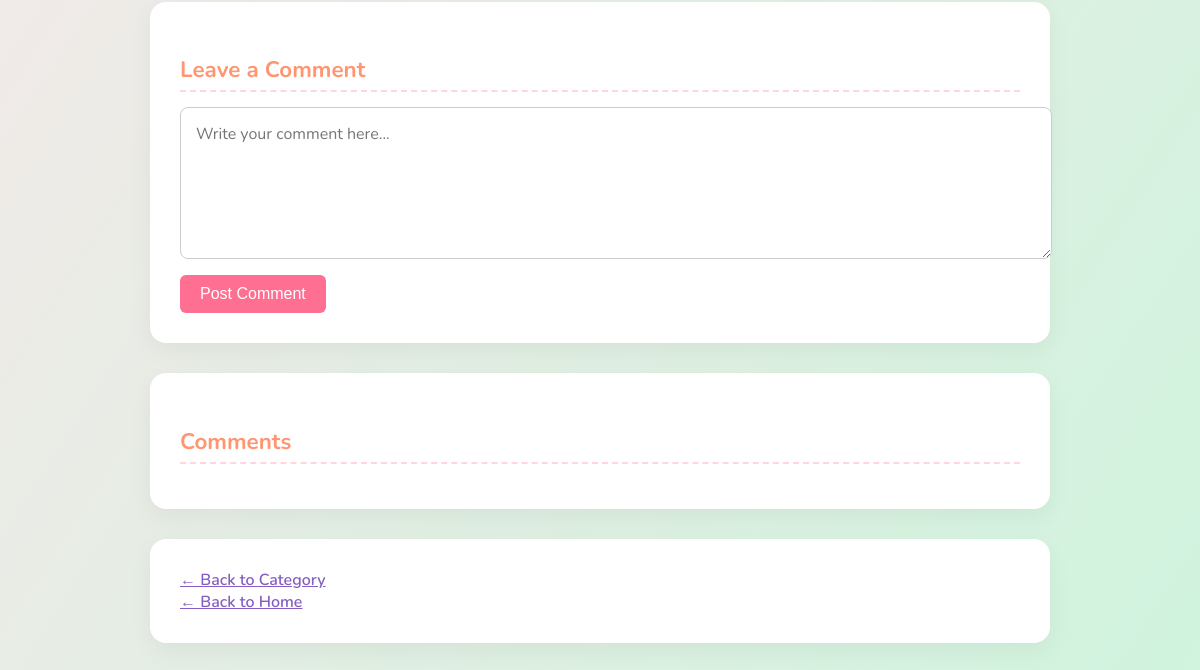
Page /recipe/13 (lower part) on the earlier database version.
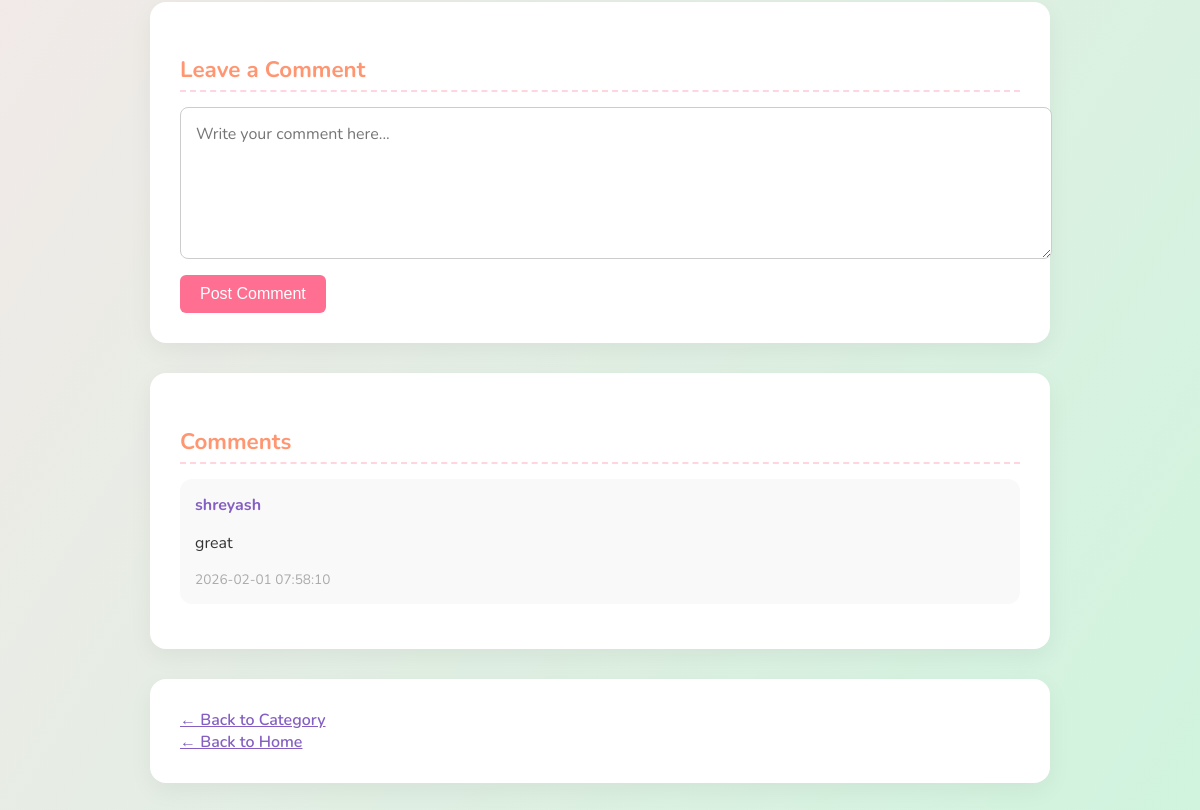
Same page on the later database version.
### tables this page shows
CREATE TABLE comments (
    id INTEGER PRIMARY KEY AUTOINCREMENT,
    recipe_id INTEGER NOT NULL,
    user_name TEXT NOT NULL,
    comment_text TEXT NOT NULL,
    created_at TIMESTAMP DEFAULT CURRENT_TIMESTAMP,
    FOREIGN KEY(recipe_id) REFERENCES recipes(id) ON DELETE CASCADE,
    CHECK(length(comment_text) <= 500)
    );

### app.py (the view)
@app.route('/recipe/<int:recipe_id>')
def recipe(recipe_id):
    db = get_db()
    recipe = db.execute('SELECT * FROM recipes WHERE id=?', (recipe_id,)).fetchone()
    comments = db.execute('SELECT * FROM comments WHERE recipe_id=? ORDER BY created_at DESC', (recipe_id,)).fetchall()
    return render_template('recipe.html', recipe=recipe, comments=comments)

### app.py (called while the page is built)
def get_db():
    db = getattr(g, '_database', None)
    if db is None:
        db = g._database = sqlite3.connect(DATABASE)
        db.row_factory = sqlite3.Row
    return db

@app.teardown_appcontext
def close_connection(exception):
    db = getattr(g, '_database', None)
    if db is not None:
        db.close()

### templates/recipe.html (shortened to what this page needs)
<!DOCTYPE html>
<html lang="en">
<head>
</head>
<body>
    <div class="container">
        <div class="card comment-box">
            <h3>Leave a Comment</h3>
            <form action="/add_comment/{{ recipe.id }}" method="POST">
                <textarea name="comment" placeholder="Write your comment here..." required></textarea>
                <button type="submit">Post Comment</button>
            </form>
        </div>
        <div class="card comments">
            <h3>Comments</h3>
            {% for comment in comments %}
                <div class="comment">
                    <div class="username">{{ comment.user_name }}</div>
                    <p>{{ comment.comment_text }}</p>
                    <div class="created-at">{{ comment.created_at }}</div>
                </div>
            {% endfor %}
        </div>
        <div class="card">
            <a href="/category/{{ recipe.category_id }}">← Back to Category</a><br>
            <a href="/index">← Back to Home</a>
        </div>
    </div>
</body>
</html>

Differences in the rows shown:
added comments: user_name "shreyash", comment_text "great", created_at "2026-02-01 07:58:10"
